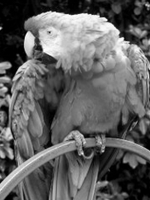
#> input picture 8bit-image.png, 150 x 200 px
$ python part2.py
#> lines starting #> are read from the running program, lines starting #| are printed output that depends on the picture
import cv2
import numpy as np
import matplotlib.pyplot as plt

image = cv2.imread("8bit-image.png", cv2.IMREAD_GRAYSCALE)
#> image is the input picture: shape (200, 150); min 0, max 255, mean 97

counts, _ = np.histogram(image.ravel(), bins=256, range=(0,256))
#> counts = 256 values, max 853 at index 0, min 0 at index 253, mean 117.2
pdf = counts / (image.shape[0] * image.shape[1])
#> pdf = 256 values, max 0.0284 at index 0, min 0 at index 253, mean 0.00391

cdf = np.cumsum(pdf)
#> cdf = 256 values from 0.0284 to 1

lut = np.round(cdf * 255).astype(np.uint8)
#> lut = 256 values from 7 to 255

equalized_image = lut[image]
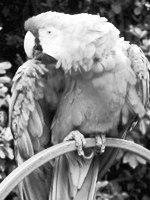
#> equalized_image: shape (200, 150); min 7, max 255, mean 128.2

fig, axes = plt.subplots(2, 2, figsize=(12, 8))

axes[0, 0].imshow(image, cmap="gray", vmin=0, vmax=255)
axes[0, 0].set_title("Original image")
axes[0, 0].axis("off")

axes[0, 1].imshow(equalized_image, cmap="gray", vmin=0, vmax=255)
axes[0, 1].set_title("Equalized image")
axes[0, 1].axis("off")

axes[1, 0].hist(image.ravel(), bins=256, range=(0, 256))
axes[1, 0].set_title("Original histogram")

axes[1, 1].hist(equalized_image.ravel(), bins=256, range=(0, 256))
axes[1, 1].set_title("Equalized histogram")

for ax in axes[1]:
    ax.set_xlabel("Pixel intensity")
    ax.set_ylabel("Number of pixels")
    ax.set_xlim(0, 255)

plt.tight_layout()
plt.show()
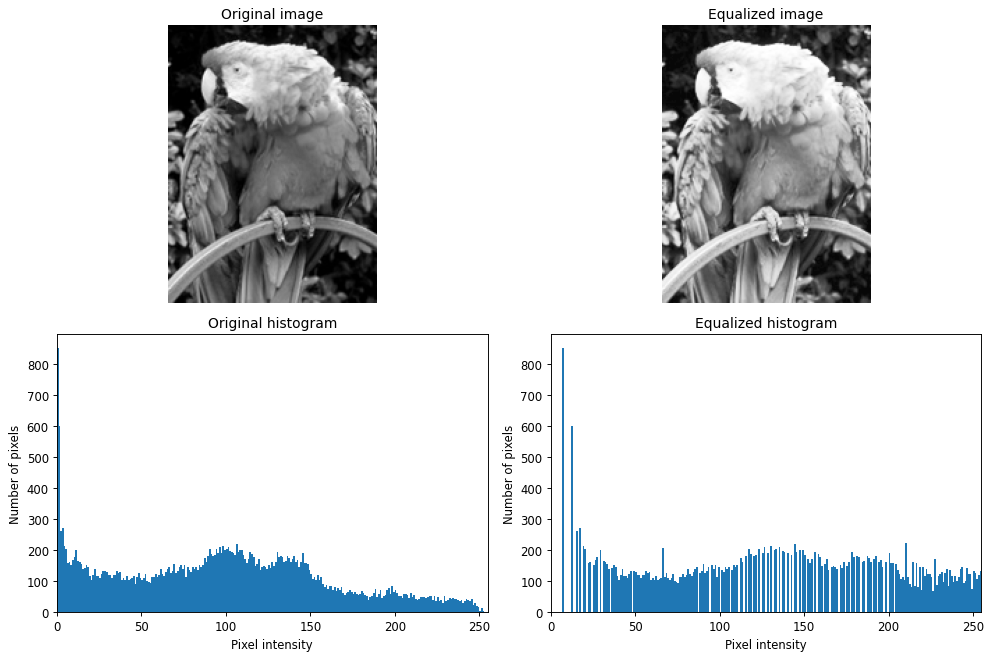
#> figure drawn by matplotlib, 4 panels; panel 3: tallest bar 853 high, from x = 0 to 1; panel 4: tallest bar 853 high, from x = 7 to 8

print(pdf.sum())
#| 1.0
